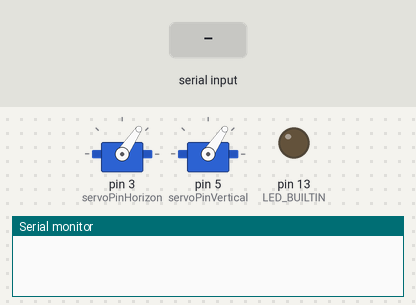
This sketch was run on a simulated Arduino Uno, built with avr-gcc and run on an emulated ATmega328P. Parts: 2 × servo, output pins drawn as LEDs (lit = HIGH), the last lines printed to the serial monitor. The inputs (shaded band) are chosen by the test bench.

Above: at 1.2 s.
1.3 s: "90,45,200\n" received over the second serial link
At 2.0 s:
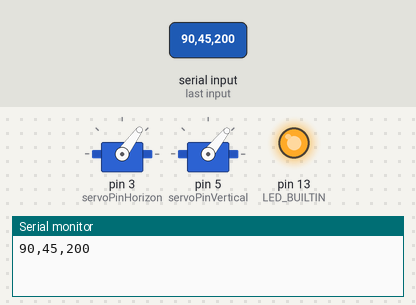
2.8 s: "90,45\n" received over the second serial link
At 3.1 s:
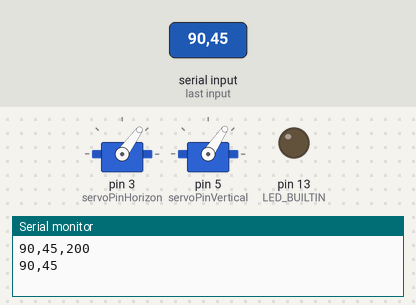
4.3 s: "30,150,10,200\n" received over the second serial link
At 5.5 s:
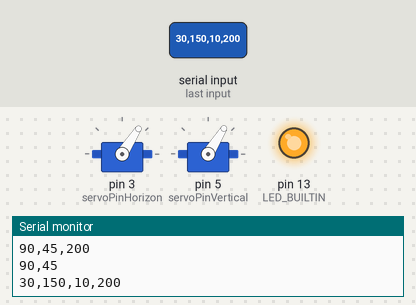
5.8 s: "5\n" received over the second serial link
At 6.6 s:
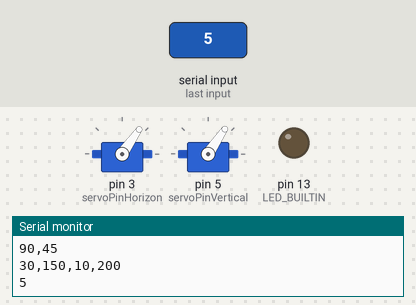
7.3 s: "90,45,200,10\n" received over the second serial link
At 7.7 s:
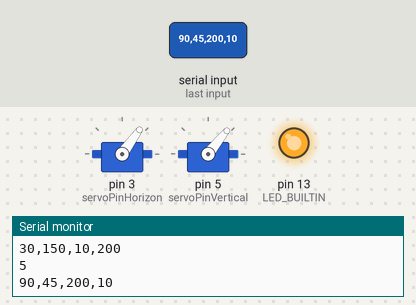
8.8 s: "90\n" received over the second serial link
At 10.0 s:
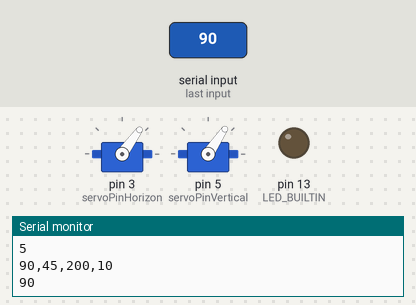
Timing chart, 0 to 11.3 s (numbered marks = the images above; inputs shaded):
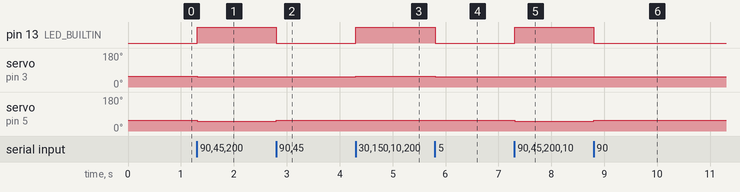

The sketch:

ObjectTrackingCamera.ino
```cpp
//FINAL YEAR PROJECT
//AUTHOR JAMES GICHIRI
#include <ServoTimer2.h>
#include <AltSoftSerial.h>


#define PACKAGE_LENGTH 20
#define DEBUG

// Declaring of the Servo motor pins
int servoPinHorizon = 3;
int servoPinVertical = 5;//currently unfinished
// Creating a servo object
ServoTimer2 servoHorizon ;
ServoTimer2 servoVertical;
int DELTA_ANGLE = 1;
int INIT_ANGLE = 45;


//Pin connection for bluetooth module: Bluetooth 4.0 UART CC2541 HM-10
// AltSoftSerial always uses these pins:
//
// Board          Transmit  Receive   PWM Unusable
// -----          --------  -------   ------------
// Arduino Uno        9         8         10

// Arduino Uno Pin 9 <==> Bluetooth 4.0 UART CC2541 HM-10 RX
// Arduino Uno Pin 8 <==> Bluetooth 4.0 UART CC2541 HM-10 TX
// Arduino Uno Pin VCC <==> Bluetooth 4.0 UART CC2541 HM-10 VCC
// Arduino Uno Pin GND <==> Bluetooth 4.0 UART CC2541 HM-10 GND

AltSoftSerial hmSerial;
int en_pin = 10;
char buf[PACKAGE_LENGTH];
bool receive = false;
int ledState = LOW;
bool tracking = false;
int objCenterX;
int camW;
int objCenterY;
int camH;
int camCenterX;
int camCenterY;

void setup() {
  // put your setup code here, to run once:
  hmSerial.begin(19200);
  Serial.begin(9600);
  pinMode(LED_BUILTIN, OUTPUT);

  for(int i=0 ; i < 20; i++){
    buf[i] = '\0';
  }

   servoHorizon.attach(servoPinHorizon);
   servoVertical.attach(servoPinVertical);
   servoHorizon.write(angle2Value(INIT_ANGLE));
   servoVertical.write(angle2Value(INIT_ANGLE));
}

void loop() {
  if (Serial.available()) {
    String data = Serial.readString();
    sendCommand(data);
  }
  readSerialHM();
  controlServos();
  delay(10);
}

int angle2Value(int angle){
  return map(angle, 0, 90, 750, 1500);
}

void readSerialHM(){
  String reply;
  String strX;
  String strW;
  String strY;
  String strH;
  while (hmSerial.available()) {
    reply = hmSerial.readStringUntil('\n');
    strX = getValue(reply,',',0);
    strW = getValue(reply,',',1);
    strY = getValue(reply,',',2);
    strH = getValue(reply,',',3);
    objCenterX = strX.toInt();
    camW = strW.toInt();
    objCenterY = strY.toInt();
    camH = strH.toInt();
    camCenterX = camW/2;
    camCenterY = camH/2;
    tracking = true;
  }

#ifdef DEBUG
  if(reply.length() > 0){
    if(ledState==LOW){
      digitalWrite(LED_BUILTIN, HIGH);
      ledState = HIGH;
    }else{
      digitalWrite(LED_BUILTIN, LOW);
      ledState = LOW;
    }
    receive = true;
    Serial.println(reply);
//    //comment here
//     if(strX.equals("")==false)
//       Serial.println(objCenterX);
//     if(strW.equals("")==false)
//       Serial.println(camW);
//     if(strY.equals("")==false)
//       Serial.println(objCenterY);
//     if(strH.equals("")==false)
//       Serial.println(camH);
//       //end here
  }
#endif
}

void controlServos(){
  if(tracking==true){
    tracking=false;
    int angleHorizon  = INIT_ANGLE + float((camCenterX-objCenterX)*DELTA_ANGLE)*0.03f;
    if(angleHorizon>90){
      angleHorizon = 90;
    }else if(angleHorizon<0){
      angleHorizon = 0;
    }
    servoHorizon.write(angle2Value(angleHorizon));

    int angleVertical = INIT_ANGLE + float((camCenterY-objCenterY)*DELTA_ANGLE)*0.03f;
    if(angleVertical>90){
      angleVertical = 90;
    }else if(angleVertical<0){
      angleVertical = 0;
    }
    servoVertical.write(angle2Value(angleVertical));

    // Serial.print(angleHorizon);
    // Serial.print('\t');
    // Serial.println(angleVertical);
  }
}

void sendCommand(String command){
  if (command.length() > PACKAGE_LENGTH){
    return;
  }
  // Serial.println("sendcommand");
  // Serial.println(command);
  command.toCharArray(buf,command.length());
  buf[command.length()]='\r';
  buf[command.length()+1]='\n';
  hmSerial.println(buf);
  receive = false;
  for(int i=0 ; i < 20; i++){
      buf[i] = '\0';
  }
}

String getValue(String data, char separator, int index)
{
    int found = 0;
    int strIndex[] = { 0, -1 };
    int maxIndex = data.length() - 1;

    for (int i = 0; i <= maxIndex && found <= index; i++) {
        if (data.charAt(i) == separator || i == maxIndex) {
            found++;
            strIndex[0] = strIndex[1] + 1;
            strIndex[1] = (i == maxIndex) ? i+1 : i;
        }
    }
    return found > index ? data.substring(strIndex[0], strIndex[1]) : "";
}
```

Measured:
- after the input at 1.3 s, pin 13 (LED_BUILTIN): LOW → HIGH at once; servo on pin 3 (servoPinHorizon): 56° → 54° at once; servo on pin 5 (servoPinVertical): 56° → 51° at once
- after the input at 2.8 s, pin 13 (LED_BUILTIN): HIGH → LOW at once; servo on pin 5 (servoPinVertical): 51° → 56° at once
- after the input at 4.3 s, pin 13 (LED_BUILTIN): LOW → HIGH at once; servo on pin 3 (servoPinHorizon): 54° → 57° at once; servo on pin 5 (servoPinVertical): 56° → 58° at once
- after the input at 5.8 s, pin 13 (LED_BUILTIN): HIGH → LOW at once; servo on pin 3 (servoPinHorizon): 57° → 55° at once; servo on pin 5 (servoPinVertical): 58° → 56° at once
- after the input at 7.3 s, pin 13 (LED_BUILTIN): LOW → HIGH at once; servo on pin 3 (servoPinHorizon): 55° → 54° at once; servo on pin 5 (servoPinVertical): 56° → 51° at once
- after the input at 8.8 s, pin 13 (LED_BUILTIN): HIGH → LOW at once; servo on pin 5 (servoPinVertical): 51° → 56° at once
